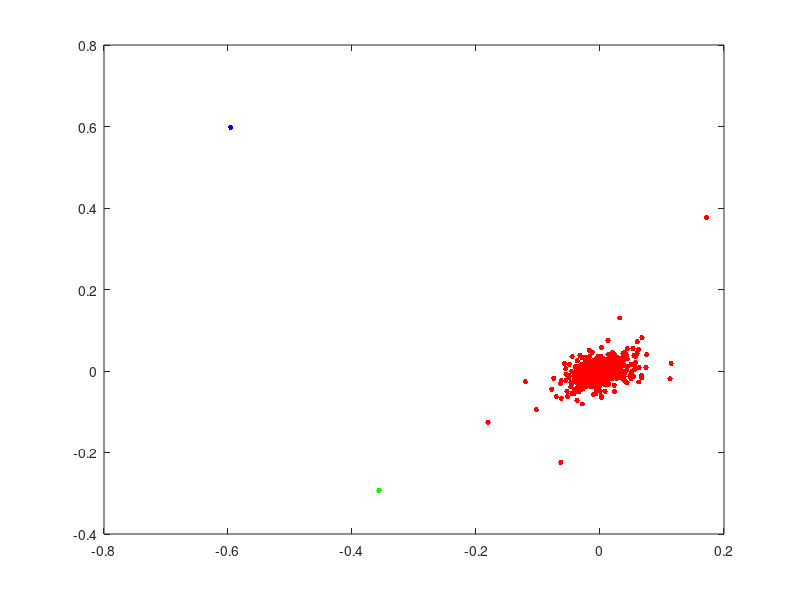

MATLAB code to generate this figure: (Note: this script raises an error after producing the figure.)
function CSE847HW4()

    function err = error(X, c, idx)
        err = 0;
        for n=1:size(X,0)
            err = err + norm(c(idx(n), :) - X(n), :)^2; % squared sum error
        end
    end

    function err = difference(old_c, c)
        err = 0;
        for n=1:size(c)
            err = err + abs(norm(c(n) - old_c(n)));
        end
    end

    function c = update_centers(X, idx)
        % disp(size(X, 1));
        idxmax = max(idx);
        x2size = size(X, 2);
        c = zeros(max(idx),size(X, 2));  % max of idx is # of clusters
        disp('C!');
        disp(c);
        counts = zeros(idxmax, 1);
        xsizey = size(X);
        idxsize = size(idx);
        % csize = size(c);
        for n=1:size(X, 1)
            % disp('c size');
            % disp(size(c));
            % disp('n');
            % disp(n)
            % disp('idx of n');
            % disp(idx(n));
            disp('thing im adding!');
            disp(c(idx(n), :) + X(n));
            c(idx(n), :) = c(idx(n), :) + X(n, :); % add x data point to 
            counts(idx(n)) = counts(idx(n)) + 1; % add membership
        end
        
        % disp('counts');
        % disp(counts)
        % disp('cpre');
        % disp(c);
        % divide
        for n=1:size(counts)
            % disp('idx(n)');
            
            % disp('counts(idx(n))');
            % disp(counts(idx(n)));
            c(n, :) = c(n, :)./counts(n);
        end
        disp('cpost');
        disp(c);
    end
    
    function idx = update_memberships(X, c)
        idx = zeros(size(X, 1), 1);
        
        for i=1:size(X, 1)
            temp = zeros(size(c, 1), 1);
            for j=1:size(temp, 1)
                temp(j) = norm(X(i, :)-c(j, :))^2;
            end
            [~, min_indx] = min(temp);  % only care about min index
            idx(i) = min_indx;
            % disp('temp/idx');
            % disp(temp);
            % disp(idx);
        end
    end

    function [idx, c] = cust_kmeans(X, k, tol)
        c = [];
        idx = [];
        % disp('X');
        % disp(X);
        % initiate first center
        c = [X(randi(size(X, 1)), :)];
        for n=1:k-1
            temp = zeros(size(X,1),1);
            for l=1:size(X, 1)
                c_dists = zeros(size(c,1), 1);
                for m=1:size(c,1)
                    c_dists(m) = (norm(X(l)-c(m)))^2;
                end
                % disp('m: ');
                % disp(m);
                % disp('cdists');
                % disp(c_dists);
                % c dists now has distance from point to all centroids
                [~, temp_c_min_idx] = min(c_dists);
                closest = c(temp_c_min_idx);
                % disp('closest centroid');
                % disp(closest);
                % temp will get distance from closest centroiid for point l
                temp(l) = norm(X(l)-closest)^2;
            end
            % disp('temps');
            % disp(temp);
            [~, max_dist_idx] = max(temp);
            % disp('max dist idx');
            % disp(max_dist_idx);
            % disp('X');
            % disp(X);
            % disp('c');
            % disp(c);
            c = [c; X(max_dist_idx, :)];
            
        end
        % disp('initalized c:');
        %  disp(c);
        idx = update_memberships(X, c);
        dif = tol*10;
        while dif > tol
            old_c = c;
            % disp('cs:');
            % disp(c);
            % disp('idx');
            % disp(idx);
            c = update_centers(X, idx);
            dif = difference(old_c, c);
            % plot_stuff(X, c, idx);
            % disp('dif');
            % disp(dif);
        end
        %  disp('cend:');
        % disp(c);
    end

    function [idx, c, ystar] = spectral_kmeans(X, k, tol, num_eigs)
        x_square = X*X.';
        [reigvs, eigs] = eig(x_square);
        disp('size x');
        disp(size(X));
        % disp('reigvs');
        % disp(reigvs);
        disp('size xsquare');
        disp(size(x_square));
        [eigs,ind] = sort(diag(eigs));
        reigvs = reigvs(:,ind);

        
        ystar = reigvs(:, 1:num_eigs);
        disp('ystar size');
        disp(size(ystar));
        [idx, c] = cust_kmeans(ystar, k, tol);
    end

    sample_data = randn(1000, 3);
    [idx, c] = cust_kmeans(sample_data, 5, .001);
    disp('regular k-means centers');
    disp(c);
    % X = sample_data;
    % threed_plot_stuff(X, c, idx);
    
    
    [idx, c, xs] = spectral_kmeans(sample_data, 3, .001, 2);
    disp('spectral k-means centers in 2d');
    disp(c);
    twod_plot_stuff(xs, c, idx);
    
    function [] = threed_plot_stuff(X, c, idx)
        figure;
        plot3(X(idx==1,1),X(idx==1,2),X(idx==1,3),'r.','MarkerSize',12)
        hold on
        plot3(X(idx==2,1),X(idx==2,2),X(idx==2,3),'b.','MarkerSize',12)
        hold on
        plot3(X(idx==3,1),X(idx==3,2),X(idx==3,3),'g.','MarkerSize',12)
        hold on
        plot3(X(idx==4,1),X(idx==4,2),X(idx==4,3),'c.','MarkerSize',12)
        hold on
        plot3(X(idx==5,1),X(idx==5,2),X(idx==5,3),'m.','MarkerSize',12)
        xlim('auto');
        ylim('auto');
        % plot3(c(:,1),c(:,2),c(:,3),'kx', 'MarkerSize',14,'LineWidth',3) 
        legend('Cluster 1','Cluster 2','Cluster 3', 'Cluster 4', 'Cluster 5', 'Centroids','Location','NE')
        title 'Cluster Assignments and Centroids'
        hold off
    end

    function [] = twod_plot_stuff(X, c, idx)
        figure;
        plot(X(idx==1,1),X(idx==1,2),'r.','MarkerSize',12)
        hold on
        plot(X(idx==2,1),X(idx==2,2),'b.','MarkerSize',12)
        hold on
        plot(X(idx==3,1),X(idx==3,2),'g.','MarkerSize',12)
        hold on
        plot(X(idx==4,1),X(idx==4,2),'c.','MarkerSize',12)
        hold on
        plot(X(idx==5,1),X(idx==5,2),'m.','MarkerSize',12)
        xlim('auto');
        ylim('auto');
        %  plot(c(:,1),c(:,2),'kx','MarkerSize',14,'LineWidth',3) 
        legend('Cluster 1','Cluster 2','Cluster 3', 'Cluster 4', 'Cluster 5', 'Centroids','Location','NE')
        title 'Cluster Assignments and Centroids'
        hold off
    end

end
